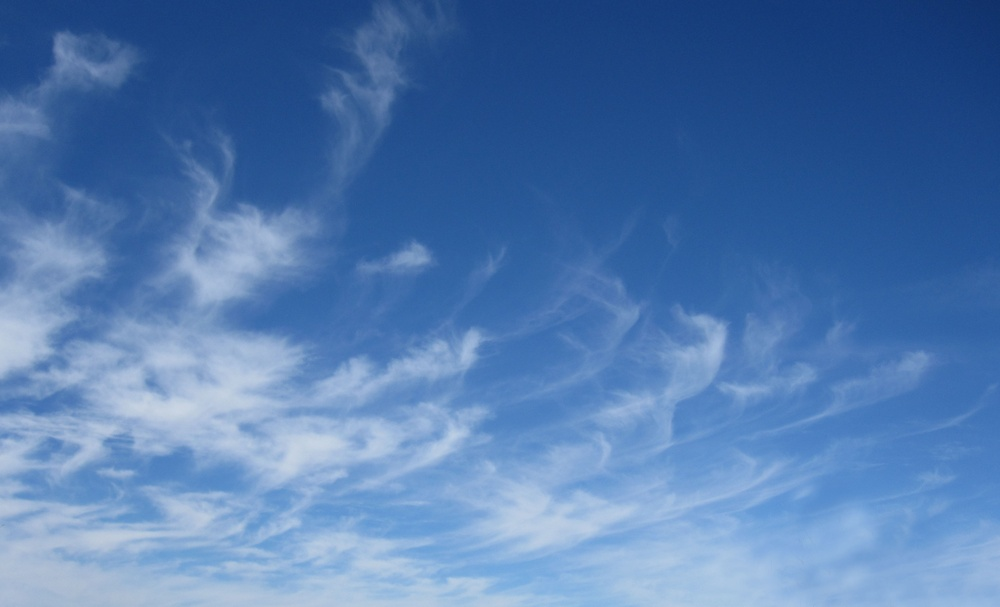
#> input picture Weigend/Exercises/data/cirrus-cloud.jpg, 1000 x 607 px, shrunk from 3954 x 2402 before the run, given in place of cirrus-cloud.png, which was not available
$ python chap30_clouds.py   (older library calls are emulated)
#> lines starting #> are read from the running program, lines starting #| are printed output that depends on the picture; pictures that were not available may be replaced by others from this repository, and a replacement may not be noted
#!/usr/bin/python #Linux shebang plus chmod to make executable
#------------------------------------------------------------
# FILENAME: chap30_clouds.py
# VERSION: 1.0 - Python 3.6
# PURPOSE:
# AUTHOR: MVS
# LAST CHANGE: 23/10/2017
#------------------------------------------------------------
''' Python 3 main - calculate cloud coverage
'''

import numpy as np
import matplotlib.pyplot as plt

#pip install pillow
import PIL

#get the path to data right
import os
DATA_in = os.path.abspath(os.path.join(os.path.dirname(__file__), 'data/cirrus-cloud.png'))
DATA_out = os.path.abspath(os.path.join(os.path.dirname(__file__), 'data/cirrus-cloud_mask.png'))


#load RGB image
img=np.array(PIL.Image.open(DATA_in))
#> img is the input picture: shape (607, 1000, 3); mean R, G, B 83.3, 122.9, 176
#get blue channel from image divided by mean of all channels
img_blue=img[:,:,2]/np.mean(img, axis=2)
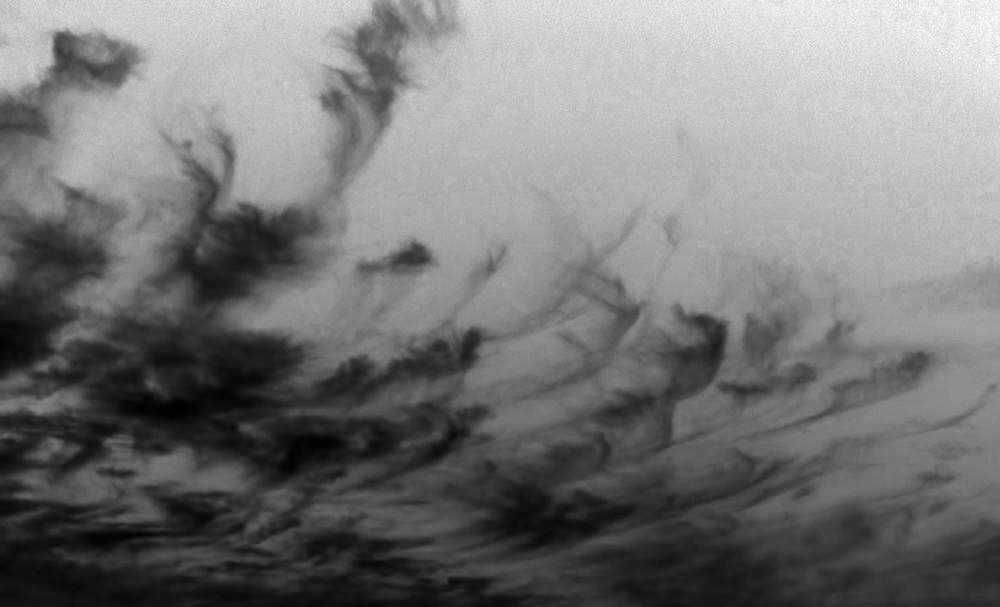
#> img_blue: shape (607, 1000) float64; min 1.06, max 1.89, mean 1.45; drawn with min black and max white


abin_size=64
#generate histogram of three channels
#rn, rbins, rpatches = plt.hist(img[:,:,0], bin_size, normed=0, facecolor='red', alpha=0.33)
#gn, gbins, gpatches = plt.hist(img[:,:,1], bin_size, normed=0, facecolor='green', alpha=0.33)
#bn, bbins, bpatches = plt.hist(img[:,:,2], bin_size, normed=0, facecolor='blue', alpha=0.33)
rn, r_bins = np.histogram(img[:,:,0], bins=abin_size, range=(0,255), density=True)
#> rn = 64 values, max 0.0174 at index 7, min 0 at index 0, mean 0.00392; r_bins = 65 values from 0 to 255
awidth=float(np.diff(r_bins)[0])
#> awidth = 3.98
plt.bar(r_bins[:-1], 100*awidth*rn, align='center', facecolor='red', alpha=0.33, width=awidth)
gn, g_bins = np.histogram(img[:,:,1], bins=abin_size, range=(0,255), density=True)
#> gn = 64 values, max 0.0117 at index 17, min 0 at index 0, mean 0.00392; g_bins = 65 values from 0 to 255
plt.bar(g_bins[:-1], 100*awidth*gn, align='center', facecolor='green', alpha=0.33, width=awidth)
bn, b_bins = np.histogram(img[:,:,2], bins=abin_size, range=(0,255), density=True)
#> bn = 64 values, max 0.0148 at index 55, min 0 at index 0, mean 0.00392; b_bins = 65 values from 0 to 255
plt.bar(b_bins[:-1], 100*awidth*bn, align='center', facecolor='blue', alpha=0.33 , width=awidth)

plt.xlabel('Color intensity')
plt.ylabel('Percentage')
plt.title("Histogram of all raw channels")
plt.legend(('Red','Green','Blue'))
plt.show()
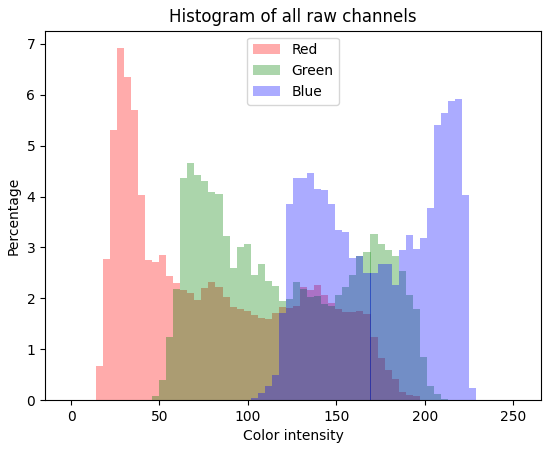
#> figure drawn by matplotlib, 1 panel; tallest bar 6.91 high, from x = 25.9 to 29.88; tallest bar 4.65 high, from x = 65.74 to 69.73; tallest bar 5.91 high, from x = 217.1 to 221.1


#====================================================
bin_size=128
hist, bin_edges = np.histogram(img_blue[::10,::10], bins=bin_size, density=True)
#> hist = 128 values, max 2.45 at index 23, min 0.0261 at index 0, mean 1.24; bin_edges = 129 values from 1.06 to 1.87
#print(hist, bin_edges)
hist_width=float(np.diff(bin_edges)[0])
#> hist_width = 0.00628

#plot histogram in bar chart
# plt.bar(bin_edges[:-1], hist*100*hist_width, align='center', alpha=0.5, width=0.9*hist_width)
# plt.title("Histogram of normalized blue channel")
# plt.show()

#run a smoothing operation
N=5 #kernel width
smooth_hist=np.convolve(hist, np.ones((N,))/N, mode='same')
#> smooth_hist = 128 values, max 2.09 at index 93, min 0.0522 at index 127, mean 1.24

#plot histogram in bar chart
plt.bar(bin_edges[:-1], smooth_hist*100*hist_width, align='center', alpha=0.5, width=0.9*hist_width)
plt.title("Histogram of smoothed normalized blue channel")
plt.show()
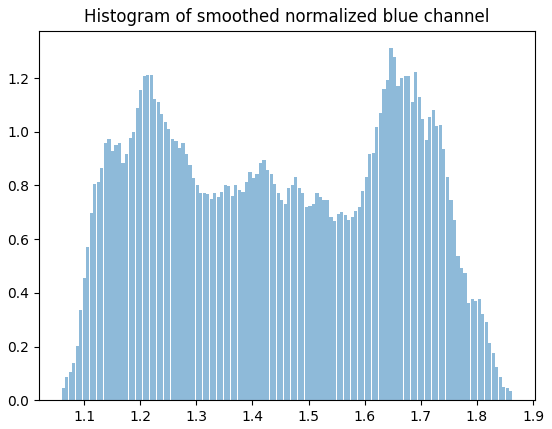
#> figure drawn by matplotlib, 1 panel; tallest bar 1.31 high, from x = 1.64 to 1.65


# Draw greyscale image of blue channel
plt.imshow(img_blue, cmap=plt.cm.gray)
plt.colorbar()
plt.show()
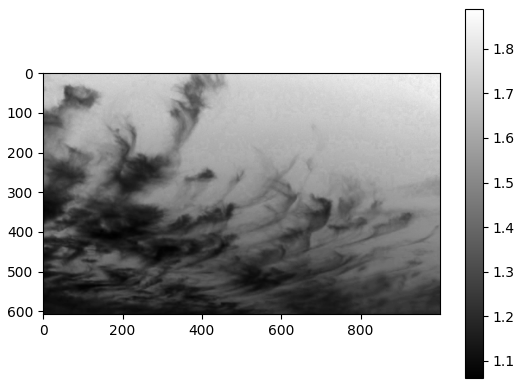
#> figure drawn by matplotlib, 2 panels


#define cutoff as max in smooth histogram
cut_off=bin_edges[smooth_hist.argmax()]+N*hist_width
#> cut_off = 1.68
max_val=img_blue.max()
#> max_val = 1.89
print("cut_off: %5.2f and max_val: %5.2f" % (cut_off, max_val))
#| cut_off:  1.68 and max_val:  1.89

# Draw mask and calculate ratio of black/all pixels in cloud mask
#cut_off=1.08
#img_mask=img_blue>cut_off
img_mask=img_blue.clip(cut_off,max_val)
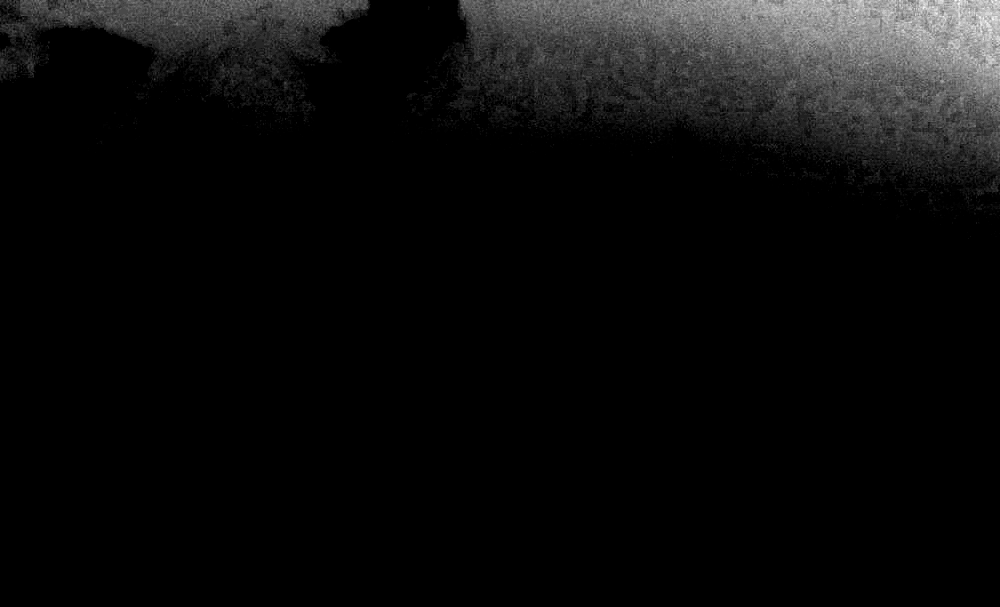
#> img_mask: shape (607, 1000) float64; min 1.68, max 1.89, mean 1.69; drawn with min black and max white
img_mask= 1*(1-1/(max_val-cut_off)*(img_mask-cut_off))
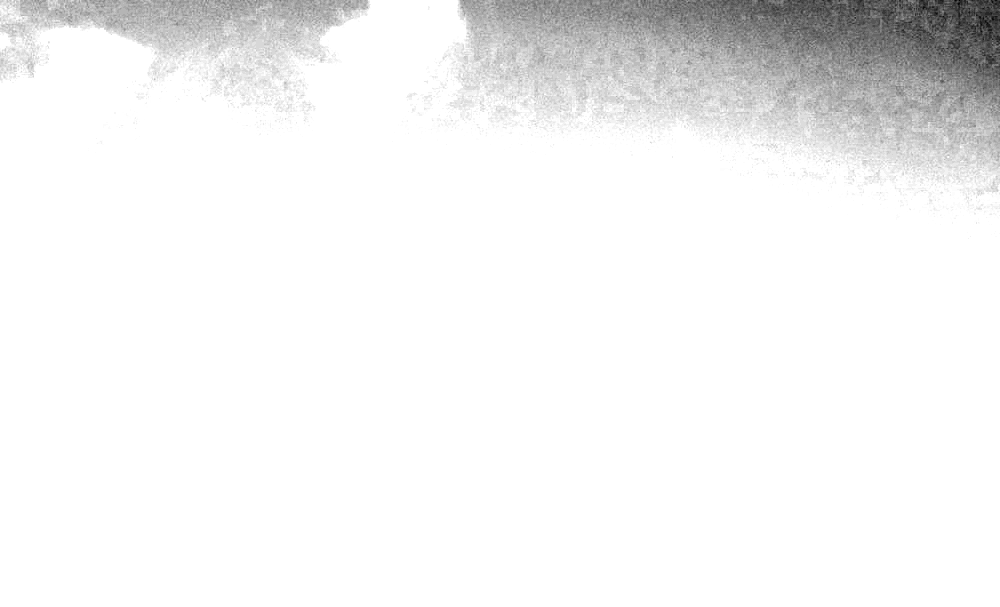
#> img_mask: shape (607, 1000) float64; min 0, max 1, mean 0.952

plt.imshow(img_mask, cmap=plt.cm.gray)
plt.colorbar()
plt.show()
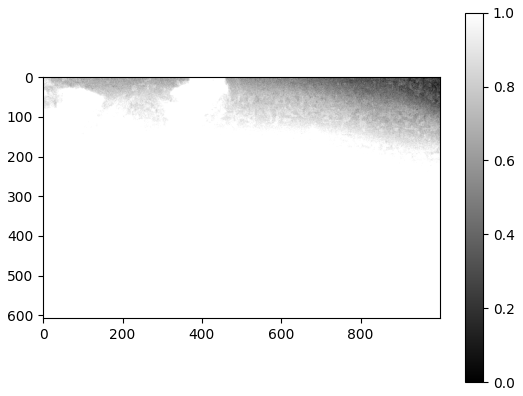
#> figure drawn by matplotlib, 2 panels
print("Cloud coverage in image using a cut-off of %5.2f is at: %5.1f percent" %
		(cut_off,100.0*(1-np.mean(img_mask))))
#| Cloud coverage in image using a cut-off of  1.68 is at:   4.8 percent

#multiply inverse mask with alpha_channel to enable full transparency
img_mask=img_mask
img_mask*=255
#img[:,:,3]*=np.logical_not(img_mask)
#> (the run stopped early here; a loop or call above may not have finished)

$ run again, with Weigend/Exercises/data/ftp_wetterbild.jpg copied over Weigend/Exercises/data/cirrus-cloud.jpg
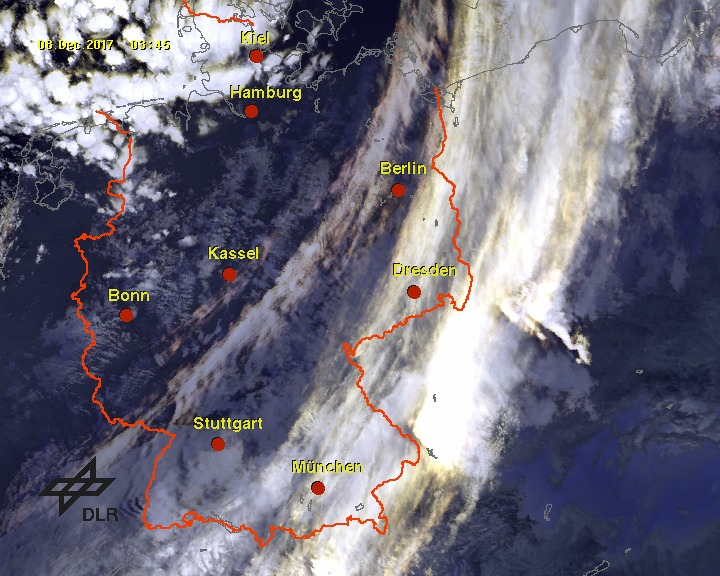
#> input picture Weigend/Exercises/data/ftp_wetterbild.jpg, 720 x 576 px, given in place of cirrus-cloud.png, which was not available
#> img is the input picture: shape (576, 720, 3); mean R, G, B 111.1, 108.8, 122.9
#> `img_blue=img[:,:,2]/np.mean(img, axis=2)`:
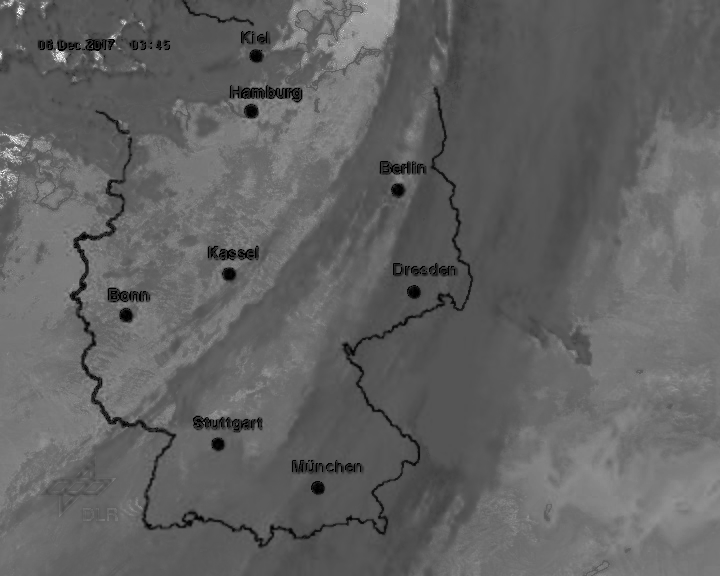
#> img_blue: shape (576, 720) float64; min 0, max 3, mean 1.16; drawn with min black and max white
#> rn = 64 values, max 0.0133 at index 8, min 8.59e-05 at index 0, mean 0.00392; r_bins = 65 values from 0 to 255
#> awidth = 3.98
#> gn = 64 values, max 0.0131 at index 8, min 0.000152 at index 0, mean 0.00392; g_bins = 65 values from 0 to 255
#> bn = 64 values, max 0.0104 at index 15, min 0.000212 at index 2, mean 0.00392; b_bins = 65 values from 0 to 255
#> hist = 128 values, max 3.57 at index 49, min 0 at index 1, mean 0.387; bin_edges = 129 values from 0 to 2.59
#> hist_width = 0.0202
#> smooth_hist = 128 values, max 2.88 at index 50, min 0 at index 105, mean 0.386
#> cut_off = 1.11
#> max_val = 3
#| cut_off:  1.11 and max_val:  3.00
#> `plt.show()`:
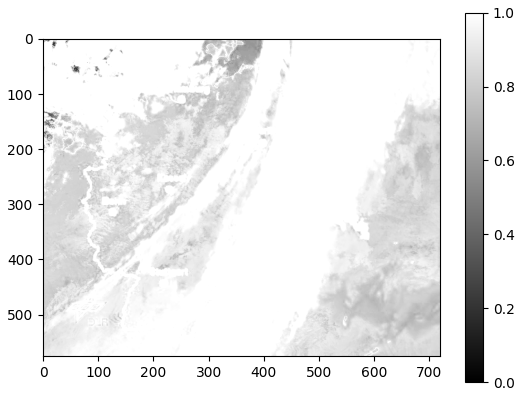
#> figure drawn by matplotlib, 2 panels
#| Cloud coverage in image using a cut-off of  1.11 is at:   6.4 percent

$ run again, with Weigend/Exercises/data/Thailand_coded.png saved as Weigend/Exercises/data/cirrus-cloud.jpg
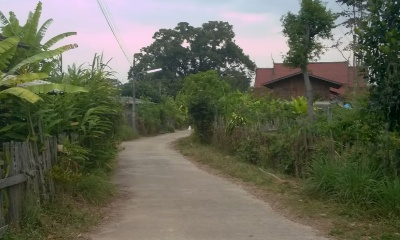
#> input picture Weigend/Exercises/data/Thailand_coded.png, 400 x 240 px, given in place of cirrus-cloud.png, which was not available
#> img is the input picture: shape (240, 400, 3); mean R, G, B 101.9, 103.8, 85.9
#> `img_blue=img[:,:,2]/np.mean(img, axis=2)`:
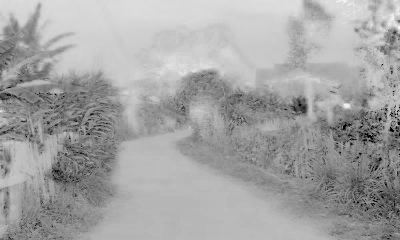
#> img_blue: shape (240, 400) float64; min 0, max 1.25, mean 0.808; drawn with min black and max white
#> rn = 64 values, max 0.0121 at index 15, min 0.000322 at index 1, mean 0.00392; r_bins = 65 values from 0 to 255
#> awidth = 3.98
#> gn = 64 values, max 0.0188 at index 53, min 0 at index 0, mean 0.00392; g_bins = 65 values from 0 to 255
#> bn = 64 values, max 0.013 at index 10, min 0.000267 at index 63, mean 0.00392; b_bins = 65 values from 0 to 255
#> hist = 128 values, max 5.99 at index 99, min 0 at index 1, mean 0.864; bin_edges = 129 values from 0 to 1.16
#> hist_width = 0.00905
#> smooth_hist = 128 values, max 3.39 at index 100, min 0 at index 3, mean 0.863
#> cut_off = 0.95
#> max_val = 1.25
#| cut_off:  0.95 and max_val:  1.25
#> `plt.show()`:
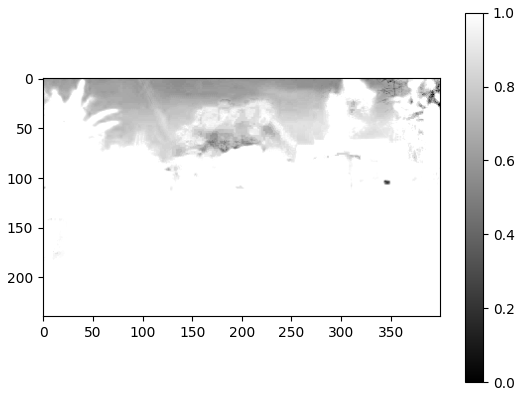
#> figure drawn by matplotlib, 2 panels
#| Cloud coverage in image using a cut-off of  0.95 is at:   5.5 percent
